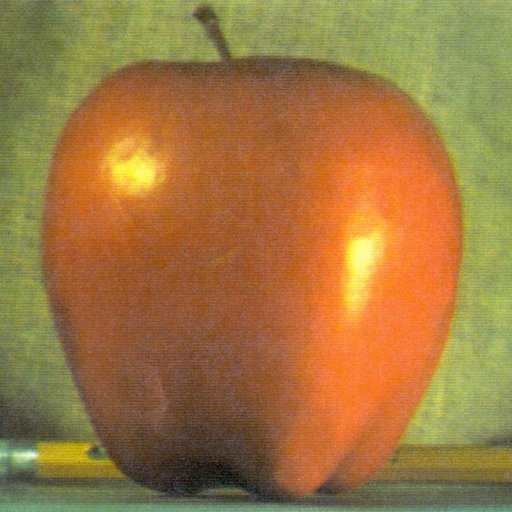
#> input picture image blending/apple.jpg, 512 x 512 px
$ python main.py
#> lines starting #> are read from the running program, lines starting #| are printed output that depends on the picture
import cv2
import numpy as np
from matplotlib import pyplot as plot

"""
Blending using pyramids in 5 Step:
    1. Load two images (apple & orange).
    2. Find the gaussian pyramids for each images (in this example, number of levels is 6).
    3. From gaussian pyramids, find their laplacian pyramids.
    4. Join the left (left half of apple) and the right (right half of orange) in each levels of laplacian pyramids.
    5. From the join image pyramids, reconstruct it.
"""

def image_blending_example():
    """ image_blending_example function """
    apple = cv2.imread("apple.jpg") # read apple.jpg
#> apple is the input picture: shape (512, 512, 3); mean B, G, R 64.8, 119.7, 159.1
    orange = cv2.imread("orange.jpg") # read orange.jpg
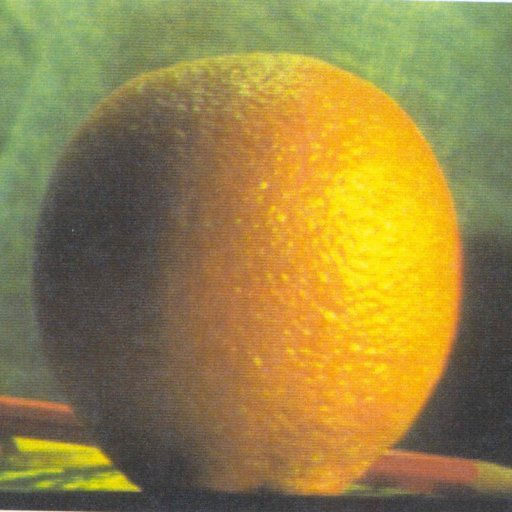
#> input picture image blending/orange.jpg, 512 x 512 px
#> orange is the input picture: shape (512, 512, 3); mean B, G, R 69.2, 131.8, 150.2

    print(apple.shape) # print apple shape (col, row, ch)
#| (512, 512, 3)
    print(orange.shape) # print orange shape  (col, row, ch)
#| (512, 512, 3)

    apple_orange = np.hstack((apple[:, :256, :], orange[:, 256:, :])) # combine it half/half
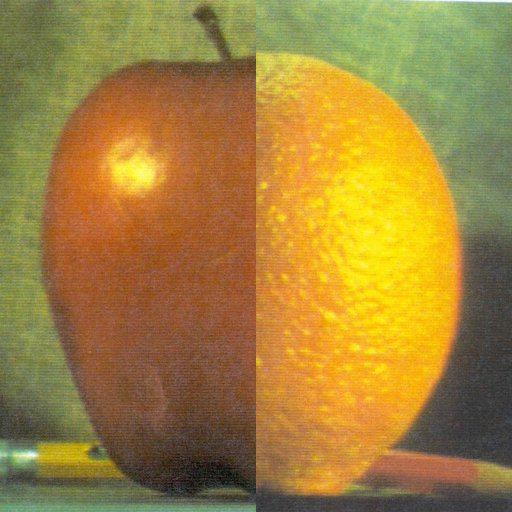
#> apple_orange: shape (512, 512, 3); mean B, G, R 60.6, 130.3, 160.7

    # generate gaussian pyramid for apple and orange

    apple_cpy = apple.copy() # copy apple img
    orange_cpy = orange.copy() # copy orange img

    gaussian_apple = [apple_cpy] # create list of gaussian pyramid (apple)
    gaussian_orange = [orange_cpy] # create list of gaussian pyramid (orange)

    for i in range(6): # doing 6 time
        apple_cpy = cv2.pyrDown(apple_cpy) # pyramid down (apple)
        orange_cpy = cv2.pyrDown(orange_cpy) # pyramid down (orange)

        gaussian_apple.append(apple_cpy) # after pyramid down add it to gaussian list (apple)
        gaussian_orange.append(orange_cpy) # after pyramid down add it to gaussian list (orange)
#> this loop made 6 passes
#> pass 2, in image_blending_example, `orange_cpy = cv2.pyrDown(orange_cpy)`:
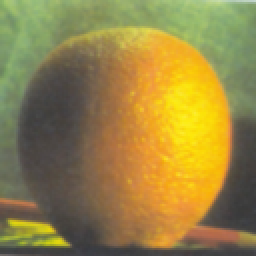
#> orange_cpy: shape (128, 128, 3) (shown 2 times larger); mean B, G, R 69.3, 132.2, 150.5
#> after the loop, gaussian_apple = 7 items; gaussian_orange = 7 items

    # generate laplacian pyramid for apple and orange

    apple_cpy = gaussian_apple[5] # get last index of gaussian pyramid (upper level) (apple)
    orange_cpy = gaussian_orange[5] # get last index of gaussian pyramid (upper level) (orange)

    laplacian_apple = [apple_cpy] # create list of laplacian pyramid (apple)
    laplacian_orange = [orange_cpy] # create list of laplacian pyramid (orange)

    for i in range(4, -1, -1):
        gaussian_expanded_apple = cv2.pyrUp(gaussian_apple[i + 1]) # pyramid up (gaussian apple)
        gaussian_expanded_orange = cv2.pyrUp(gaussian_orange[i + 1]) # pyramid up (gaussian orange)

        # add it to laplacian list
        laplacian_apple.append(cv2.subtract(gaussian_apple[i], gaussian_expanded_apple))
        laplacian_orange.append(cv2.subtract(gaussian_orange[i], gaussian_expanded_orange))
#> this loop made 5 passes
#> pass 2, in image_blending_example, `gaussian_expanded_orange = cv2.pyrUp(gaussian_orange[i + 1])`:
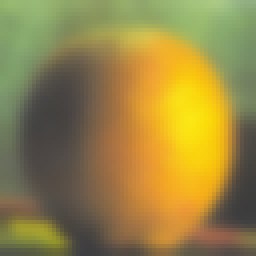
#> gaussian_expanded_orange: shape (64, 64, 3) (shown 4 times larger); mean of channels 0, 1, 2 69.6, 132.9, 151.1; drawn as B, G, R
#> after the loop, laplacian_apple = 6 items; laplacian_orange = 6 items

    # add left and right halves of images in each level

    apple_orange_py = [] # create apple orange pyramid list

    for i, j in zip(laplacian_apple, laplacian_orange):
        col, row, ch = i.shape # get shape of apple (or orange) * same size *
        laplacian = np.hstack((i[:, :int(col / 2), :], j[:, int(row / 2):, :])) # combine it half/half
        apple_orange_py.append(laplacian) # add to apple orange pyramid list
#> this loop made 6 passes
#> (col, row) on passes 1 to 6: (16, 16), (32, 32), (64, 64), (128, 128), (256, 256), (512, 512)
#> pass 2, in image_blending_example, `laplacian = np.hstack((i[:, :int(col / 2), :], j[:, int(row / 2):, :]))`:
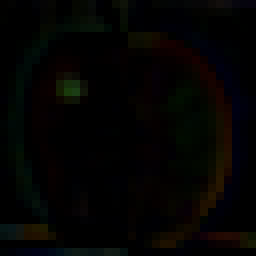
#> laplacian: shape (32, 32, 3) (shown 8 times larger); mean of channels 0, 1, 2 2.2, 3.3, 3.8; drawn as B, G, R
#> after the loop, apple_orange_py = 6 items

    # reconstruct

    apple_orange_reconstruct = apple_orange_py[0] # get last index of apple orange pyramid

    for i in range(1, 6):
        apple_orange_reconstruct = cv2.pyrUp(apple_orange_reconstruct) # pyramid up apple orange
        apple_orange_reconstruct = cv2.add(apple_orange_py[i], apple_orange_reconstruct) # add it with each level of apple orange pyramid
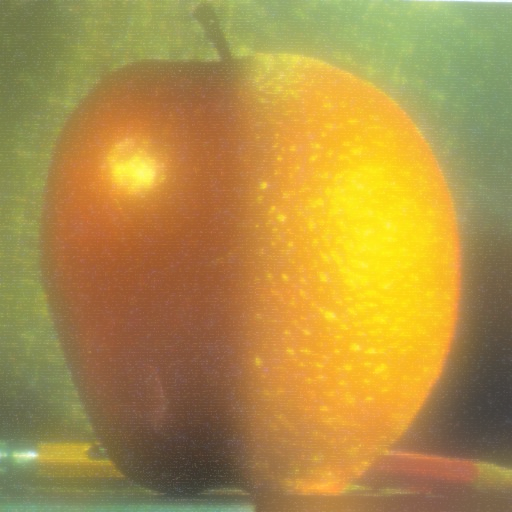
#> apple_orange_reconstruct: shape (512, 512, 3); mean of channels 0, 1, 2 69.4, 142.2, 173.6; drawn as B, G, R

    titles = ["Apple", "Orange", "Simple combine", "Using Pyramids"]
    images = [apple, orange, apple_orange, apple_orange_reconstruct]

    for i in range(len(titles)):
        plot.subplot(2, 2, i + 1)
        plot.title(titles[i])
        plot.imshow(cv2.cvtColor(images[i], cv2.COLOR_BGR2RGB))
        plot.xticks([])
        plot.yticks([])

    plot.show()
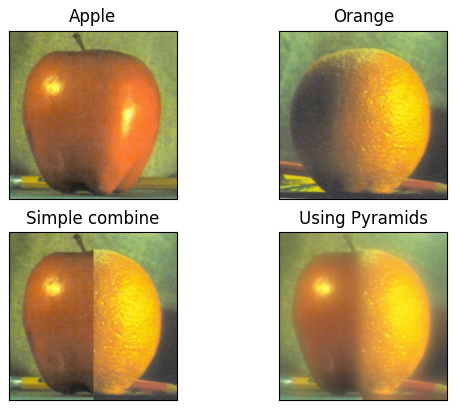
#> figure drawn by matplotlib, 4 panels
image_blending_example()
